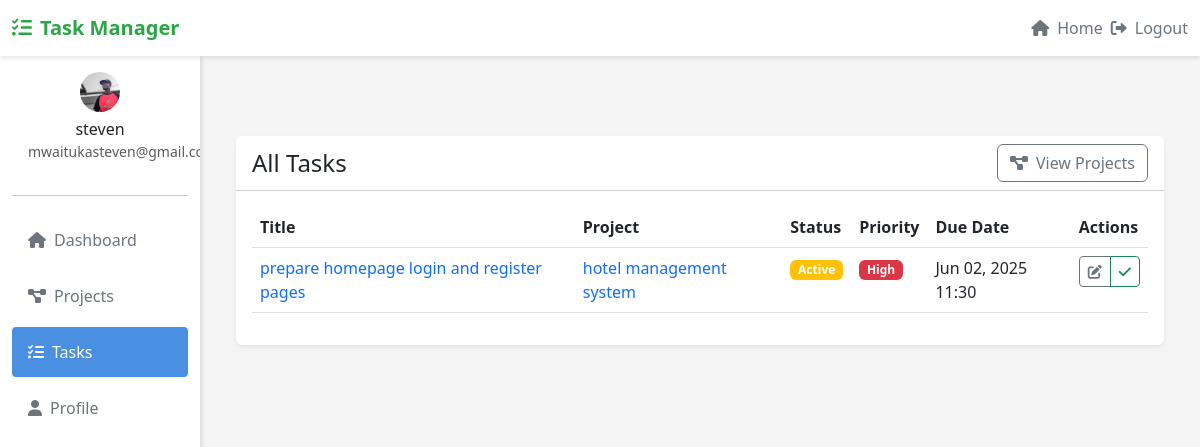
Page /tasks/ (signed in) on the committed database.
### task_manager_app/models.py (models this page shows, shortened)
class UserProfile(models.Model):
    user = models.OneToOneField(User, on_delete=models.CASCADE, related_name='userprofile')
    profile_picture = models.ImageField(upload_to='profile_pics/', null=True, blank=True)
    bio = models.TextField(max_length=500, blank=True)

class Task(models.Model):
    PRIORITY_CHOICES = [
        ('L', 'Low'),
        ('M', 'Medium'),
        ('H', 'High'),
    ]
    STATUS_CHOICES = [
        ('T', 'To Do'),
        ('P', 'In Progress'),
        ('D', 'Done'),
    ]
    title = models.CharField(max_length=200)
    description = models.TextField(blank=True)
    project = models.ForeignKey(Project, on_delete=models.CASCADE, related_name='tasks')
    status = models.CharField(max_length=1, choices=STATUS_CHOICES, default='T')
    priority = models.CharField(max_length=1, choices=PRIORITY_CHOICES, default='M')
    created_at = models.DateTimeField(auto_now_add=True)
    updated_at = models.DateTimeField(auto_now=True)
    due_date = models.DateTimeField(null=True, blank=True)
    is_completed = models.BooleanField(default=False)
    class Meta:
        ordering = ['-updated_at']

class Project(models.Model):
    STATUS_CHOICES = [
        ('not_started', 'Not Started'),
        ('in_progress', 'In Progress'),
        ('completed', 'Completed'),
    ]
    name = models.CharField(max_length=200)
    description = models.TextField()
    user = models.ForeignKey(User, on_delete=models.CASCADE, related_name='projects', null=True, blank=True)
    created_at = models.DateTimeField(auto_now_add=True)
    updated_at = models.DateTimeField(auto_now=True)
    status = models.CharField(max_length=20, choices=STATUS_CHOICES, default='not_started')
    class Meta:
        ordering = ['-updated_at']

### task_manager_app/views.py (the view)
# urls.py: path('tasks/', views.task_list, name='task_list'),
@login_required
def task_list(request):
    tasks = Task.objects.filter(project__user=request.user).order_by('-created_at')
    return render(request, 'task_manager_app/task_list.html', {'tasks': tasks})

### task_manager_app/templates/task_manager_app/task_list.html
{% extends 'base.html' %}
{% block content %}
<div class="container py-5">
    <div class="row">
        <div class="col-12">
            <div class="card shadow-sm">
                <div class="card-header bg-white d-flex justify-content-between align-items-center">
                    <h4 class="mb-0">All Tasks</h4>
                    <div class="btn-group">
                        <a href="{% url 'task_manager:project_list' %}" class="btn btn-outline-primary">
                            <i class="fas fa-project-diagram me-2"></i>View Projects
                        </a>
                    </div>
                </div>
                <div class="card-body">
                    {% if tasks %}
                        <div class="table-responsive">
                            <table class="table table-hover">
                                <thead>
                                    <tr>
                                        <th>Title</th>
                                        <th>Project</th>
                                        <th>Status</th>
                                        <th>Priority</th>
                                        <th>Due Date</th>
                                        <th>Actions</th>
                                    </tr>
                                </thead>
                                <tbody>
                                    {% for task in tasks %}
                                        <tr>
                                            <td>
                                                <a href="{% url 'task_manager:project_detail' task.project.pk %}" class="text-decoration-none">
                                                    {{ task.title }}
                                                </a>
                                            </td>
                                            <td>
                                                <a href="{% url 'task_manager:project_detail' task.project.pk %}" class="text-decoration-none">
                                                    {{ task.project.name }}
                                                </a>
                                            </td>
                                            <td>
                                                {% if task.is_completed %}
                                                    <span class="badge bg-success">Completed</span>
                                                {% else %}
                                                    <span class="badge bg-warning">Active</span>
                                                {% endif %}
                                            </td>
                                            <td>
                                                {% if task.priority == 'H' %}
                                                    <span class="badge bg-danger">High</span>
                                                {% elif task.priority == 'M' %}
                                                    <span class="badge bg-warning">Medium</span>
                                                {% else %}
                                                    <span class="badge bg-info">Low</span>
                                                {% endif %}
                                            </td>
                                            <td>{{ task.due_date|date:"M d, Y H:i" }}</td>
                                            <td>
                                                <div class="btn-group">
                                                    <a href="{% url 'task_manager:task_edit' task.pk %}" class="btn btn-sm btn-outline-primary">
                                                        <i class="fas fa-edit"></i>
                                                    </a>
                                                    <a href="{% url 'task_manager:task_toggle_complete' task.pk %}" class="btn btn-sm btn-outline-success">
                                                        <i class="fas fa-check"></i>
                                                    </a>
                                                </div>
                                            </td>
                                        </tr>
                                    {% empty %}
                                        <tr>
                                            <td colspan="6" class="text-center text-muted">No tasks found.</td>
                                        </tr>
                                    {% endfor %}
                                </tbody>
                            </table>
                        </div>
                    {% else %}
                        <p class="text-muted text-center">No tasks found. Create a project and add tasks to get started!</p>
                    {% endif %}
                </div>
            </div>
        </div>
    </div>
</div>
{% endblock %}

### task_manager_app/templates/base.html (shortened to what this page needs)
<!DOCTYPE html>
<html lang="en">
<head>
    <link href="https://cdn.jsdelivr.net/npm/bootstrap@5.3.0/dist/css/bootstrap.min.css" rel="stylesheet">
    <link href="https://cdnjs.cloudflare.com/ajax/libs/font-awesome/6.0.0/css/all.min.css" rel="stylesheet">
</head>
<body>
    <nav class="navbar navbar-expand-lg navbar-light">
        <div class="container-fluid">
            <a class="navbar-brand" href="{% url 'task_manager:homepage' %}">
                <i class="fas fa-tasks me-2"></i>Task Manager
            </a>
            <div class="collapse navbar-collapse" id="navbarNav">
                <ul class="navbar-nav ms-auto align-items-center">
                    {% if user.is_authenticated %}
                        <li class="nav-item">
                            <a class="nav-link" href="{% url 'task_manager:homepage' %}">
                                <i class="fas fa-home me-2"></i>Home
                            </a>
                        </li>
                        <li class="nav-item">
                            <form method="post" action="{% url 'logout' %}" class="d-inline m-0">
                                <button type="submit" class="btn btn-link nav-link p-0">
                                    <i class="fas fa-sign-out-alt me-2"></i>Logout
                                </button>
                            </form>
                        </li>
                    {% endif %}
                </ul>
            </div>
        </div>
    </nav>
    <div class="container-fluid">
        <div class="row">
            {% if user.is_authenticated %}
            <div class="col-md-3 col-lg-2 d-md-block sidebar collapse">
                <div class="position-sticky">
                    <div class="text-center p-3">
                        {% if user.userprofile.profile_picture %}
                            <img src="{{ user.userprofile.profile_picture.url }}" alt="Profile" class="rounded-circle profile-img mb-2">
                        {% else %}
                            <i class="fas fa-user-circle fa-3x mb-2 text-secondary"></i>
                        {% endif %}
                        <h6 class="mb-0">{{ user.username }}</h6>
                        <small class="text-muted">{{ user.email }}</small>
                    </div>
                    <hr>
                    <ul class="nav flex-column">
                        <li class="nav-item">
                            <a class="nav-link {% if request.resolver_match.url_name == 'dashboard' %}active{% endif %}" href="{% url 'task_manager:dashboard' %}">
                                <i class="fas fa-home me-2"></i>Dashboard
                            </a>
                        </li>
                        <li class="nav-item">
                            <a class="nav-link {% if request.resolver_match.url_name == 'project_list' %}active{% endif %}" href="{% url 'task_manager:project_list' %}">
                                <i class="fas fa-project-diagram me-2"></i>Projects
                            </a>
                        </li>
                        <li class="nav-item">
                            <a class="nav-link {% if request.resolver_match.url_name == 'task_list' %}active{% endif %}" href="{% url 'task_manager:task_list' %}">
                                <i class="fas fa-tasks me-2"></i>Tasks
                            </a>
                        </li>
                        <li class="nav-item">
                            <a class="nav-link {% if request.resolver_match.url_name == 'profile' %}active{% endif %}" href="{% url 'task_manager:profile' %}">
                                <i class="fas fa-user me-2"></i>Profile
                            </a>
                        </li>
                    </ul>
                </div>
            </div>
            {% endif %}
            <main class="col-md-9 ms-sm-auto col-lg-10 px-md-4 main-content">
                {% block content %}{% endblock %}
            </main>
        </div>
    </div>
</body>
</html>

### task_manager_app/templates/base.html (style rules this page uses)
:root { --primary-color: #4a90e2; --secondary-color: #f8f9fa; --accent-color: #6c757d; --success-color: #28a745; --danger-color: #dc3545; --warning-color: #ffc107; --info-color: #17a2b8; }
body { min-height: 100vh; display: flex; flex-direction: column; background-color: #f5f5f5; }
.navbar { background-color: white; box-shadow: 0 2px 4px rgba(0,0,0,0.1); position: sticky; top: 0; z-index: 1000; }
.navbar-brand { font-weight: bold; color: var(--success-color); }
.nav-link { color: var(--accent-color); transition: color 0.3s ease; }
.btn-outline-primary { color: var(--accent-color); border-color: var(--accent-color); }
.card { border: none; box-shadow: 0 2px 4px rgba(0,0,0,0.1); transition: transform 0.3s ease; }
.btn-link { text-decoration: none; padding: 0; }
.sidebar { background-color: white; min-height: calc(100vh - 56px); box-shadow: 2px 0 4px rgba(0,0,0,0.1); position: sticky; top: 56px; height: calc(100vh - 56px); overflow-y: auto; }
.sidebar .nav-link { color: var(--accent-color); padding: 0.8rem 1rem; border-radius: 0.25rem; margin: 0.2rem 0; transition: all 0.3s ease; }
.sidebar .nav-link.active { background-color: var(--primary-color); color: white; }
.profile-img { width: 40px; height: 40px; object-fit: cover; }
.main-content { flex: 1; padding: 2rem; background-color: #f5f5f5; }

### rows in the picture
Task: title "prepare homepage login and register pages", project.name "hotel management system", is_completed "Active", priority "High", due_date "Jun 02, 2025 11:30"

### other values in the picture
{{ user.username }} "steven"
